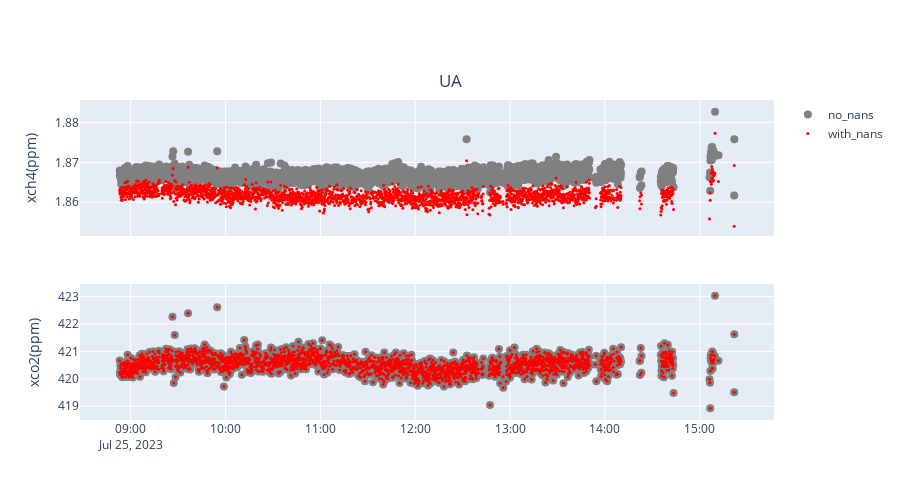

Notebook code cell kept with this figure:
### Code cell
species = ['xch4(ppm)','xco2(ppm)']
fig = make_subplots(rows=len(species),cols=1,shared_xaxes=True)
row = 1
for spec in species:
    if row == 1:
        showlegend = True
    else:
        showlegend = False
    fig.add_trace(go.Scatter(
        x = nanfix_static_df.index,
        y = nanfix_static_df[spec],
        mode = 'markers',
        marker = {'color' : 'grey','size':8},
        name = 'no_nans',
        showlegend = showlegend
    ), row = row , col = 1)
    # fig.add_trace(go.Scatter(
    #     x = nanfix_new_df.index,
    #     y = nanfix_new_df[spec],
    #     mode = 'markers',
    #     marker = {'color' : 'blue','size':4},
    #     name = 'nanfix_static',
    #     showlegend = showlegend
    # ), row = row , col = 1)
    fig.add_trace(go.Scatter(
        x = nans_df.index,
        y = nans_df[spec],
        mode = 'markers',
        marker = {'color' : 'red','size':3},
        name = 'with_nans',
        showlegend = showlegend
    ), row = row , col = 1)
    fig.update_yaxes(title_text=f'{spec}',row=row,col=1)
    row += 1


fig.update_layout(
    height=500,
    #margin = go.layout.Margin(t=1,b=1),
    title={
        'text': "UA",
        'y':0.85,
        'x':0.5,
        'xanchor': 'center',
        'yanchor': 'top'})

### Figure 1 — Plotly figure (JSON) as saved in the notebook; plotly's stock layout.template omitted (floating-point values rounded to 4 significant figures; data arrays with more than 128 entries replaced by an {"elided": "..."} marker saying what was removed)
{"data": [{"marker": {"color": "grey", "size": 8}, "mode": "markers", "name": "no_nans", "showlegend": true, "type": "scatter", "x": {"elided": "2357 str values"}, "xaxis": "x", "y": {"elided": "2357 float values"}, "yaxis": "y"}, {"marker": {"color": "red", "size": 3}, "mode": "markers", "name": "with_nans", "showlegend": true, "type": "scatter", "x": {"elided": "2357 str values"}, "xaxis": "x", "y": {"elided": "2357 float values"}, "yaxis": "y"}, {"marker": {"color": "grey", "size": 8}, "mode": "markers", "name": "no_nans", "showlegend": false, "type": "scatter", "x": {"elided": "2357 str values"}, "xaxis": "x2", "y": {"elided": "2357 float values"}, "yaxis": "y2"}, {"marker": {"color": "red", "size": 3}, "mode": "markers", "name": "with_nans", "showlegend": false, "type": "scatter", "x": {"elided": "2357 str values"}, "xaxis": "x2", "y": {"elided": "2357 float values"}, "yaxis": "y2"}], "layout": {"height": 500, "title": {"text": "UA", "x": 0.5, "xanchor": "center", "y": 0.85, "yanchor": "top"}, "xaxis": {"anchor": "y", "domain": [0, 1], "matches": "x2", "showticklabels": false}, "xaxis2": {"anchor": "y2", "domain": [0, 1]}, "yaxis": {"anchor": "x", "domain": [0.575, 1], "title": {"text": "xch4(ppm)"}}, "yaxis2": {"anchor": "x2", "domain": [0, 0.425], "title": {"text": "xco2(ppm)"}}}}
